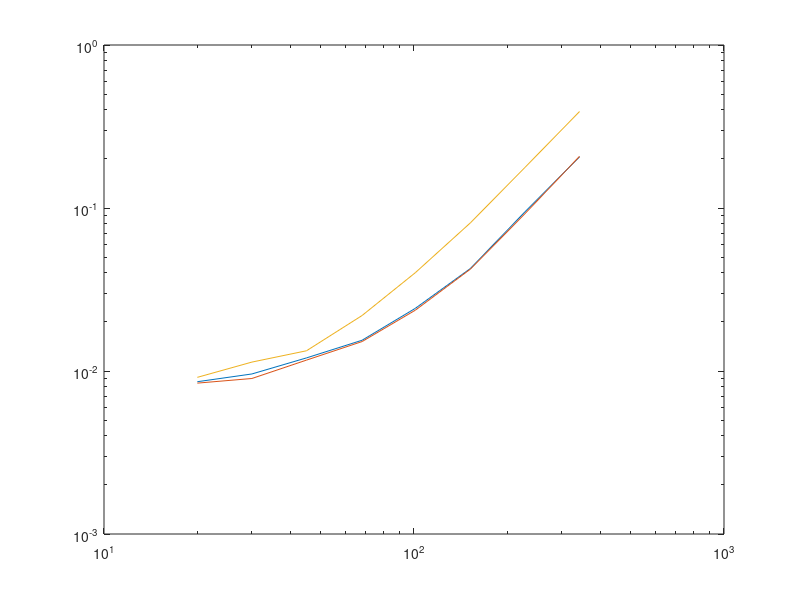

Source code (MATLAB):
nS = 8;
sFactor = 1.5;
t1 = zeros(nS,1);
t2 = zeros(nS,1);
t3 = zeros(nS,1);
S0 = 20;
Ss = round(20*sFactor.^(0:nS-1));
counter = 0;

sparseFactor = .1;
for S = Ss
counter = counter+1;
A = rand(S);

% sparsify to 10%:

A = A<sparseFactor;

wij = sparse(A);

B = rand(S,1);
h = .2;
h2 = 6/5;
B0h = .5;
one = zeros(S,1);

[res,con] = find(wij);

%
tic
for ii = 1:1000
     F1=(B.^h)./((one*B0h + A'*(B.^h)))'.*wij;
end

t3(counter) = toc;
%}

tic 
for ii =1:1000
    Bh = B.^(1+h);
    den =((one*B0h + wij'*(Bh)));
    F0 = Bh(res)./den(con);
    F3 = sparse(res,con,F0,S,S);

end
t1(counter) = toc;
%}
tic 
for ii =1:1000
    Bh = B.^(1+h);
    den =((one*B0h + wij'*(Bh)));
    
    F3 = sparse(res,con,Bh(res)./den(con),S,S);

end

t2(counter) = toc;

end
x = Ss.^2.*sparseFactor;
loglog(x,t1,x,t2)
loglog(Ss,t1,Ss,t2,Ss,t3)
%{
tic 
for ii =1 :100
    A.*wij;
    
end
toc

tic 
for ii =1 :100
    A.*A;
    
end
toc

tic 
for ii =1 :100
    wij.*wij;
    
end
toc
%}